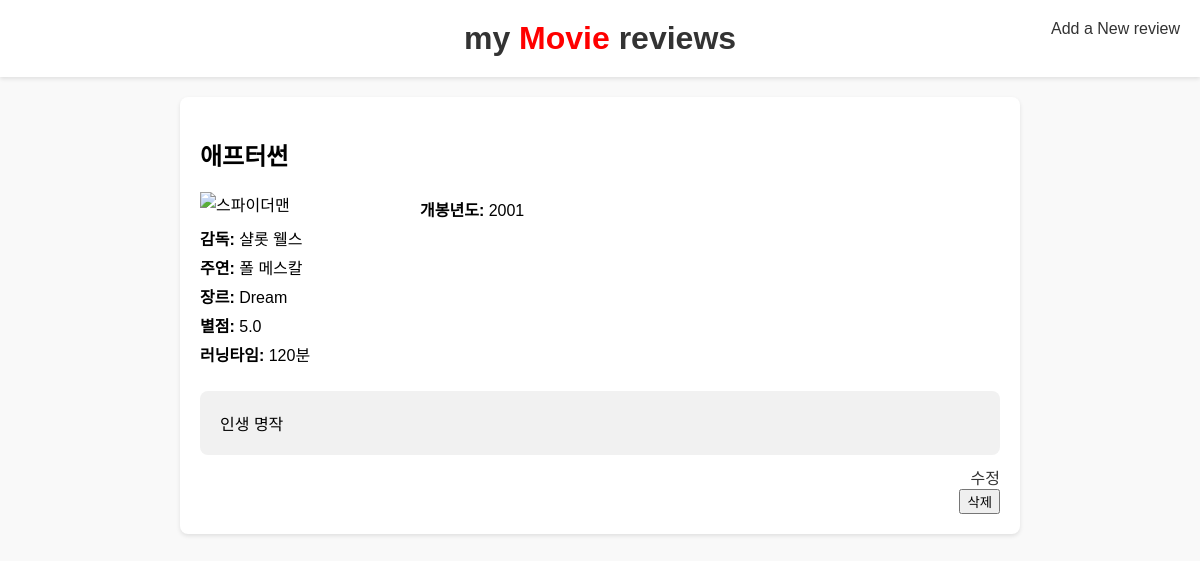
Page /review/7/ on the committed database.
### movie/models.py (models this page shows)
class Review(models.Model):
    title = models.CharField(max_length=200)
    openingDate = models.CharField(max_length=20)
    genre = models.CharField(max_length=200)
    score = models.CharField(max_length=20)
    runningtime = models.CharField(max_length=20)
    text = models.TextField()
    director = models.CharField(max_length=20)
    actor = models.CharField(max_length=20)

### movie/views.py (the view)
# urls.py: path('review/<int:pk>/', views.review_detail, name='review_detail'),
def review_detail(request, pk):
    review = Review.objects.get(id=pk)
    context = {
        'review' : review
    }
    return render(request, 'review_detail.html', context)

### templates/review_detail.html (shortened to what this page needs)
{% load static %}
<!DOCTYPE html>
<html lang="ko">
<head>
    <link rel="stylesheet" href="{% static 'header.css'%}">
    <link rel="stylesheet" href="{% static 'detail.css'%}">
</head>
<body>
<header>
    <a class="mainTitle" href="{% url 'review_list' %}"> <h1>my <span style="color: red;">Movie</span> reviews</h1></a>
    <a class="create" href="{% url 'review_create' %}">Add a New review</a>
</header>
<div class="container">
    <div class="movie-review">
        <h2>{{ review.title }}</h2>
        <div class="movie-details">
            <img src="{% static 'images/spiderman.jpg' %}" alt="스파이더맨">
            <p><strong>개봉년도:</strong> {{ review.openingDate }}</p>
            <p><strong>감독:</strong> {{ review.director }}</p>
            <p><strong>주연:</strong> {{ review.actor}}</p>
            <p><strong>장르:</strong> {{ review.genre }}</p>
            <p><strong>별점:</strong> {{ review.score }}</p>
            <p><strong>러닝타임:</strong> {{ review.runningtime }}분</p>
        </div>
        <div class="review-text">
            {{ review.text }}
        </div>
        <div class="actions">
            <a href="{% url 'review_edit' review.id %}">수정</a>
            <form action="/review/{{review.id}}/delete" method="post">
                <input type="submit" value="삭제">
            </form>
        </div>
    </div>
</div>
</body>
</html>

### movie/static/header.css (style rules this page uses)
body { font-family: Arial, sans-serif; margin: 0; padding: 0; background-color: #f9f9f9; }
header { background-color: white; padding: 20px; text-align: center; box-shadow: 0 2px 4px rgba(0,0,0,0.1); }
header h1 { margin: 0; color: #333; }
.mainTitle { text-decoration: none; }
.create { position: absolute; right: 20px; top: 20px; text-decoration: none; color: #333; }
.container { display: flex; justify-content: center; padding: 20px; gap: 20px; flex-wrap: wrap; }

### movie/static/detail.css (style rules this page uses)
.container { display: flex; justify-content: center; padding: 20px; }
.movie-review { background-color: white; padding: 20px; border-radius: 8px; box-shadow: 0 2px 4px rgba(0,0,0,0.1); width: 800px; }
.movie-review img { float: left; margin-right: 20px; width: 200px; height: auto; }
.movie-details { overflow: hidden; }
.movie-details p { margin: 5px 0; }
.review-text { margin-top: 20px; padding: 20px; background-color: #f1f1f1; border-radius: 8px; }
.actions { text-align: right; margin-top: 10px; }
.actions a { margin-left: 10px; text-decoration: none; color: #333; }

### rows in the picture
Review: title "애프터썬", openingDate "2001", director "샬롯 웰스", actor "폴 메스칼", genre "Dream", score "5.0", runningtime "120", text "인생 명작"
